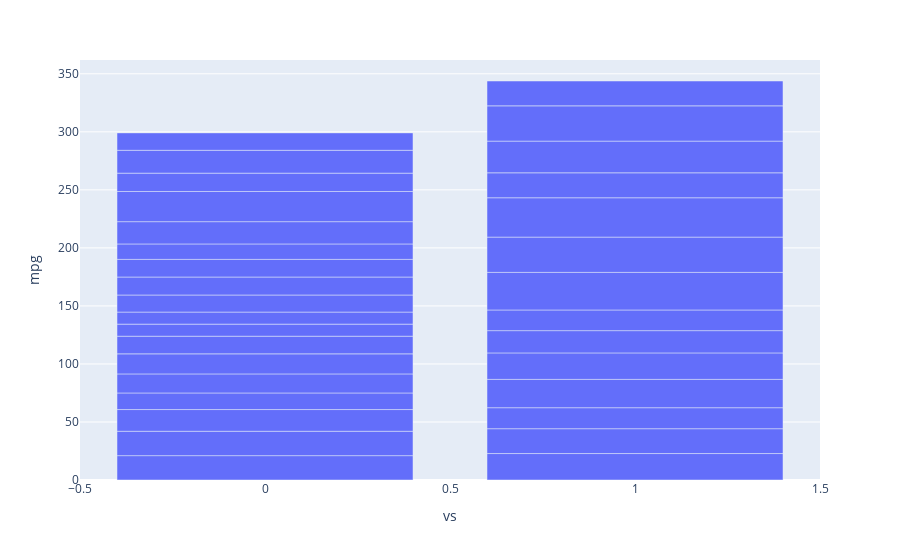

The notebook cell saved with this chart:
### Markdown cell above
### Step 2b - Bar Charts

Let's now play with the bar chart: we've established that a bar chart can be used to visualize numeric data for categories. You can read more about bar plots in plotly express [here](https://plotly.com/python/bar-charts/https://plotly.com/python/bar-charts/). Let's make a plot that compares Engine between an V-shaped vs Straight engines.

### Code cell
fig = px.bar(df_mtcars, x='vs', y='mpg')
fig.show()

### Figure 1 — Plotly figure (JSON) as saved in the notebook; plotly's stock layout.template omitted (floating-point values rounded to 4 significant figures)
{"data": [{"alignmentgroup": "True", "hovertemplate": "vs=%{x}<br>mpg=%{y}<extra></extra>", "legendgroup": "", "marker": {"color": "#636efa"}, "name": "", "offsetgroup": "", "orientation": "v", "showlegend": false, "textposition": "auto", "type": "bar", "x": [0, 0, 1, 1, 0, 1, 0, 1, 1, 1, 1, 0, 0, 0, 0, 0, 0, 1, 1, 1, 1, 0, 0, 0, 0, 1, 0, 1, 0, 0, 0, 1], "xaxis": "x", "y": [21, 21, 22.8, 21.4, 18.7, 18.1, 14.3, 24.4, 22.8, 19.2, 17.8, 16.4, 17.3, 15.2, 10.4, 10.4, 14.7, 32.4, 30.4, 33.9, 21.5, 15.5, 15.2, 13.3, 19.2, 27.3, 26, 30.4, 15.8, 19.7, 15, 21.4], "yaxis": "y"}], "layout": {"autosize": true, "barmode": "relative", "legend": {"tracegroupgap": 0}, "margin": {"t": 60}, "xaxis": {"anchor": "y", "autorange": true, "domain": [0, 1], "range": [-0.5, 1.5], "title": {"text": "vs"}, "type": "linear"}, "yaxis": {"anchor": "x", "autorange": true, "domain": [0, 1], "range": [0, 361.9], "title": {"text": "mpg"}, "type": "linear"}}}
